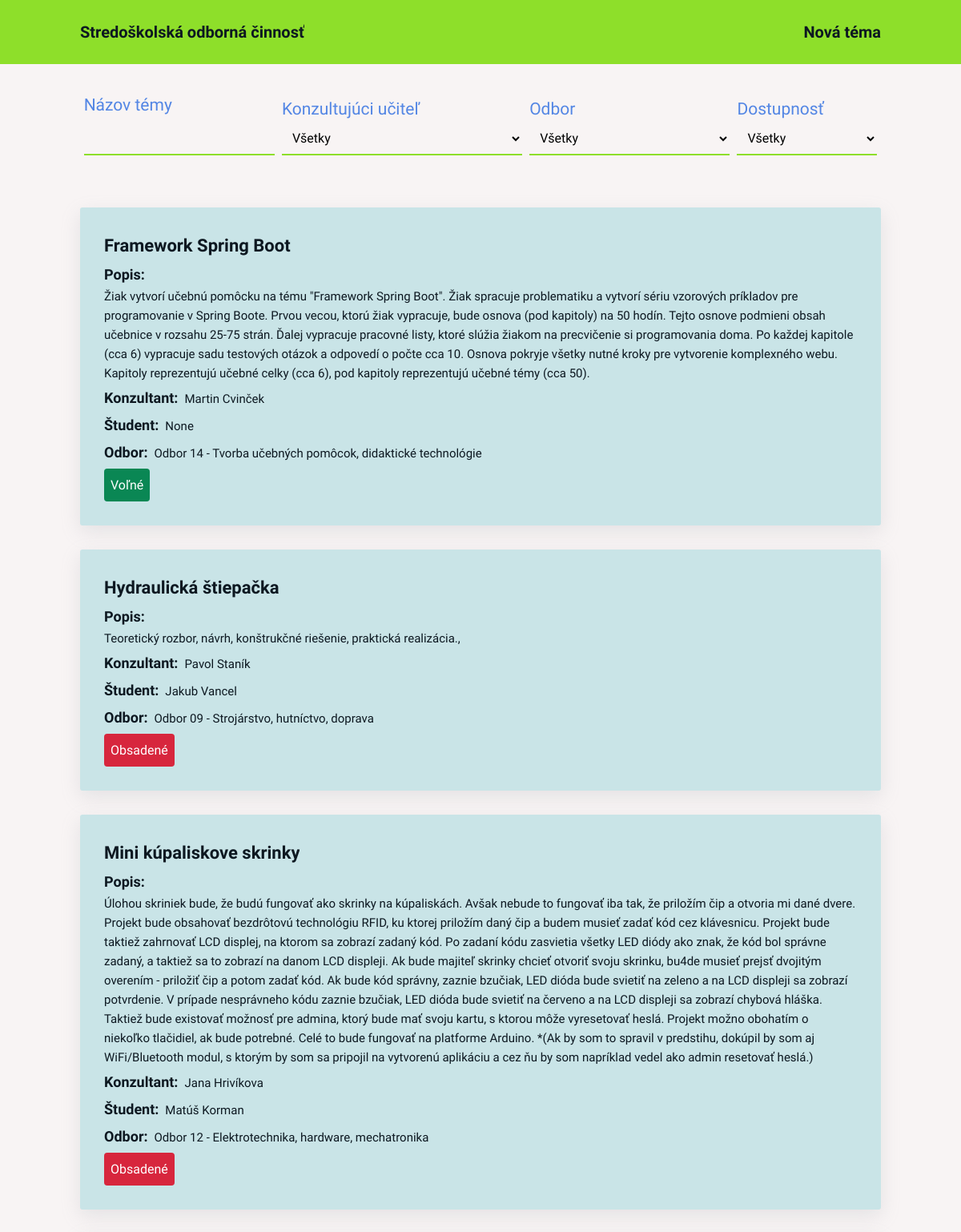
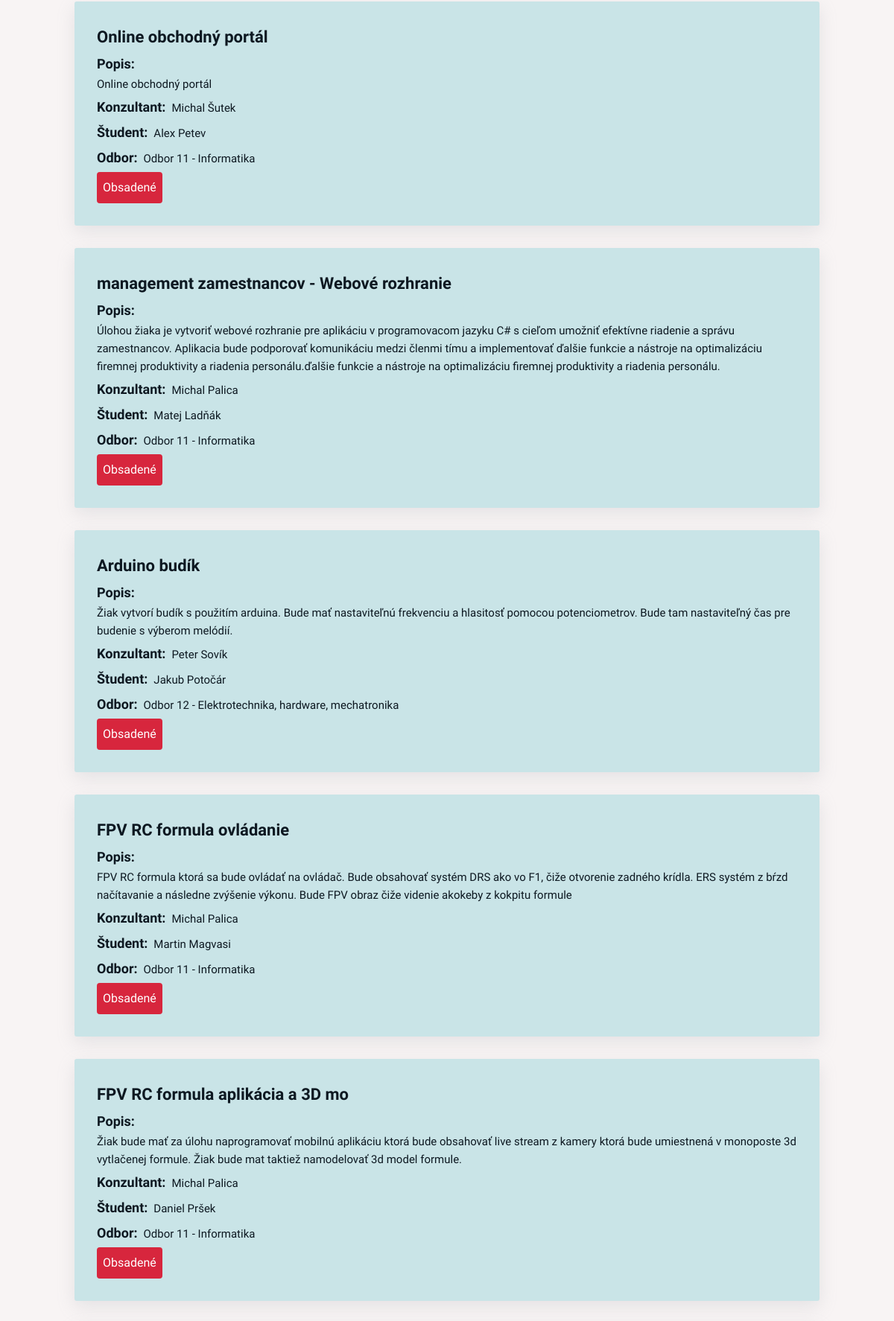
The page / (upper part) on the database its author committed (2 pictures, top to bottom).
### soc/models.py (models this page shows, shortened)
class Tema(models.Model):
    nazov = models.CharField(max_length=64)
    popis = models.TextField()
    konzultant = models.ForeignKey(Ucitel, on_delete=models.CASCADE)
    student = models.ForeignKey(Student, blank=True, null=True, on_delete=models.CASCADE)
    odbor = models.ForeignKey(Odbor, on_delete=models.CASCADE)
    dostupnost = models.ForeignKey(Dostupnost, on_delete=models.CASCADE)
    pocet_konzultacii = models.IntegerField(default=0)
    class Meta:
        verbose_name = "Téma"
        verbose_name_plural = "Témy"
        ordering = ["-dostupnost"]

class Ucitel(models.Model):
    meno = models.CharField(max_length=16)
    priezvisko = models.CharField(max_length=32)
    email = models.EmailField(max_length=254)
    heslo = models.CharField(max_length=255)
    class Meta:
        verbose_name = "Učiteľ"
        verbose_name_plural = "Učitelia"
        ordering = ["priezvisko"]
    def __str__(self) -> str:
        return f"{self.meno} {self.priezvisko}"

class Odbor(models.Model):
    nazov = models.CharField(max_length=64)
    class Meta:
        verbose_name = "Odbor"
        verbose_name_plural = "Odbory"
        ordering = ["nazov"]
    def __str__(self) -> str:
        return f"{self.nazov}"

class Dostupnost(models.Model):
    nazov = models.CharField(max_length=32)
    class Meta:
        verbose_name = "Dostupnosť"
        verbose_name_plural = "Dostupnosti"
        ordering = ["nazov"]
    def __str__(self) -> str:
        return f"{self.nazov}"

class Student(models.Model):
    meno = models.CharField(max_length=16)
    priezvisko = models.CharField(max_length=32)
    trieda = models.ForeignKey(Trieda, on_delete=models.CASCADE)
    email = models.EmailField(max_length=254)
    heslo = models.CharField(max_length=255)
    class Meta:
        verbose_name = "Študent"
        verbose_name_plural = "Študenti"
        ordering = ["priezvisko"]
    def __str__(self) -> str:
        return f"{self.meno} {self.priezvisko}"

### soc/views.py (the view)
# urls.py: path('', views.index, name="index"),
def index(request):
    temy = Tema.objects.all().order_by('dostupnost_id')
    ucitelia = Ucitel.objects.all()
    dostupnosti = Dostupnost.objects.all()
    odbory = Odbor.objects.all()
    return render(request, 'soc/index.html', {
        "temy" : temy,
        "ucitelia" : ucitelia,
        "dostupnosti" : dostupnosti,
        "odbory" : odbory
    })

### soc/templates/soc/index.html (shortened to what this page needs)
{% load static %}
<!DOCTYPE html>
<html lang="en">
  <head>
    <link rel="stylesheet" href="{% static "soc/css/base.css" %}">
    <link rel="stylesheet" href="{% static "soc/css/index.css" %}">
  </head>
  <body>
    <header class="header">
      <nav class="nav">
        <div class="nav-item"><a href="#" class="link">Stredoškolská odborná činnosť</a></div>
        <div class="nav-item new-topic"><a href="#" class="link">Nová téma</a></div>
      </nav>
    </header>
    <main class="main">
      <div class="filters">
        <div class="input-group">
          <label for="topic" class="label">Názov témy</label>
          <input type="text" id="topic" name="topic" class="input" />
        </div>
        <div class="input-group">
          <label for="teacher" class="label">Konzultujúci učiteľ</label>
          <select name="teacher" id="teacher" class="input">
            <option selected value="all">Všetky</option>
          </select>
        </div>
        <div class="input-group">
          <label for="department" class="label">Odbor</label>
          <select name="department" id="department" class="input">
            <option selected value="all">Všetky</option>
          </select>
        </div>
        <div class="input-group">
          <label for="availability" class="label">Dostupnosť</label>
          <select name="availability" id="availability" class="input">
            <option selected value="all">Všetky</option>
          </select>
        </div>
      </div>
      <div class="content">
        <div class="overview">
          {% for tema in temy %}
          <div class="overview-item">
            <h2 class="heading-secondary"><a href="#" class="link">{{tema.nazov}}</a></h2>
            <div class="description-container info-container">
              <h3 class="heading-tertiary">Popis:</h3>
              <div class="description-tex info-text">{{tema.popis}}</div>
            </div>
            <div class="consultant-container info-container inline-container">
              <h3 class="heading-tertiary">Konzultant:</h3>
              <div class="info-text">{{tema.konzultant}}</div>
            </div>
            <div class="student-container info-container inline-container">
              <h3 class="heading-tertiary">Študent:</h3>
              <div class="info-text">{{tema.student}}</div>
            </div>
            <div class="department-container info-container inline-container">
              <h3 class="heading-tertiary">Odbor:</h3>
              <div class="info-text">{{tema.odbor}}</div>
            </div>
            <div class="info-container availability-container">
              <div class="availability
              {% if tema.dostupnost.nazov == 'Obsadené' %}occupied{% endif %}
              {% if tema.dostupnost.nazov == 'Voľné' %}free{% endif %}
              {% if tema.dostupnost.nazov == 'Čaká na schválenie' %}pending{% endif %} ">{{ tema.dostupnost }}</div>
            </div>
          </div>
          {% endfor %}
        </div>
      </div>
    </main>
  </body>
</html>

### soc/static/soc/css/base.css (style rules this page uses)
:root { --base-padding: 10rem; --primary-color: #8EDF2A; --secondary-color: #0D1821; --tertiary-color: #5386E4; --quaternary-color: #FF3F00; --quinary-color: #C9E4E7; --back-color: #f8f4f4; --white-color: #fff; --red-color: #D7263D; --green-color: #0A8754; --yellow-color: #DE9E36; --shadow: rgba(149, 157, 165, 0.2) 0px 8px 24px; }
*, *::before, *::after { margin: 0; padding: 0; box-sizing: inherit; }
html { font-size: 62.5%; box-sizing: border-box; }
body { font-family: "Quicksand", sans-serif; font-weight: 400; line-height: 1.6; color: var(--secondary-color); background-color: var(--back-color); }
a { color: inherit; text-decoration: none; }
input, select { font: inherit; }

### soc/static/soc/css/index.css (style rules this page uses)
.nav { display: flex; padding: 2.4rem var(--base-padding); font-size: 2rem; justify-content: space-between; align-items: center; background-color: var(--primary-color); font-weight: 600; color: var(--secondary-color); }
.nav-item { overflow: hidden; height: fit-content; }
.filters { display: flex; padding: 3.5rem var(--base-padding); justify-content: space-around; align-items: stretch; margin-bottom: 3rem; }
.input-group { display: flex; flex-direction: column; font-size: 1.6rem; justify-content: end; }
.label { color: var(--tertiary-color); font-weight: 500; font-size: 2.1rem; }
#department { width: 25rem; }
#teacher { width: 30rem; }
.content { padding: 0 var(--base-padding); }
.heading-secondary { font-size: 2.2rem; }
.heading-tertiary { font-size: 1.8rem; }
.inline-container { display: flex; align-items: baseline; gap: 0.8rem; }
.info-text { font-size: 1.5rem; font-weight: 500; }
.availability-container { display: flex; }
.availability { font-size: 1.6rem; border-radius: 4px; padding: 0.8rem; }
.occupied { background-color: var(--red-color); color: var(--white-color); }
.free { background-color: var(--green-color); color: var(--white-color); }

### rows shown on the page
Tema: nazov "Framework Spring Boot", popis "Žiak vytvorí učebnú pomôcku na tému \"Framework Spring Boot\". Žiak spracuje problematiku a vytvorí sériu vzorových príkladov pre programovanie v Spring Boote. Prvou vecou, ktorú žiak vypracuje, bude osnova (pod kapitoly) na 50 hodín. Tejto osnove podmieni obsah učebnice v rozsahu 25-75 strán. Ďalej vypracuje pracovné listy, ktoré slúžia žiakom na precvičenie si programovania doma. Po každej kapitole (cca 6) vypracuje sadu testových otázok a odpovedí o počte cca 10. Osnova pokryje všetky nutné kroky pre vytvorenie komplexného webu. Kapitoly reprezentujú učebné celky (cca 6), pod kapitoly reprezentujú učebné témy (cca 50).", konzultant "Martin Cvinček", student "None", odbor "Odbor 14 - Tvorba učebných pomôcok, didaktické technológie", dostupnost "Voľné"
Tema: nazov "Hydraulická štiepačka", popis "Teoretický rozbor, návrh, konštrukčné riešenie, praktická realizácia.,", konzultant "Pavol Staník", student "Jakub Vancel", odbor "Odbor 09 - Strojárstvo, hutníctvo, doprava", dostupnost "Obsadené"
Tema: nazov "Mini kúpaliskove skrinky", popis "Úlohou skriniek bude, že budú fungovať ako skrinky na kúpaliskách. Avšak nebude to fungovať iba tak, že priložím čip a otvoria mi dané dvere. Projekt bude obsahovať bezdrôtovú technológiu RFID, ku ktorej priložím daný čip a budem musieť zadať kód cez klávesnicu. Projekt bude taktiež zahrnovať LCD displej, na ktorom sa zobrazí zadaný kód. Po zadaní kódu zasvietia všetky LED diódy ako znak, že kód bol správne zadaný, a taktiež sa to zobrazí na danom LCD displeji. Ak bude majiteľ skrinky chcieť otvoriť svoju skrinku, bu4de musieť prejsť dvojitým overením - priložiť čip a potom zadať kód. Ak bude kód správny, zaznie bzučiak, LED dióda bude svietiť na zeleno a na LCD displeji sa zobrazí…", konzultant "Jana Hrivíkova", student "Matúš Korman", odbor "Odbor 12 - Elektrotechnika, hardware, mechatronika", dostupnost "Obsadené"
Tema: nazov "Online obchodný portál", popis "Online obchodný portál", konzultant "Michal Šutek", student "Alex Petev", odbor "Odbor 11 - Informatika", dostupnost "Obsadené"
Tema: nazov "management zamestnancov - Webové rozhranie", popis "Úlohou žiaka je vytvoriť webové rozhranie pre aplikáciu v programovacom jazyku C# s cieľom umožniť efektívne riadenie a správu zamestnancov. Aplikacia bude podporovať komunikáciu medzi členmi tímu a implementovať ďalšie funkcie a nástroje na optimalizáciu firemnej produktivity a riadenia personálu.ďalšie funkcie a nástroje na optimalizáciu firemnej produktivity a riadenia personálu.", konzultant "Michal Palica", student "Matej Ladňák", odbor "Odbor 11 - Informatika", dostupnost "Obsadené"
Tema: nazov "Arduino budík", popis "Žiak vytvorí budík s použitím arduina. Bude mať nastaviteľnú frekvenciu a hlasitosť pomocou potenciometrov. Bude tam nastaviteľný čas pre budenie s výberom melódií.", konzultant "Peter Sovík", student "Jakub Potočár", odbor "Odbor 12 - Elektrotechnika, hardware, mechatronika", dostupnost "Obsadené"
Tema: nazov "FPV RC formula ovládanie", popis "FPV RC formula ktorá sa bude ovládať na ovládač. Bude obsahovať systém DRS ako vo F1, čiže otvorenie zadného krídla. ERS systém z bŕzd načítavanie a následne zvýšenie výkonu. Bude FPV obraz čiže videnie akokeby z kokpitu formule", konzultant "Michal Palica", student "Martin Magvasi", odbor "Odbor 11 - Informatika", dostupnost "Obsadené"
Tema: nazov "FPV RC formula aplikácia a 3D mo", popis "Žiak bude mať za úlohu naprogramovať mobilnú aplikáciu ktorá bude obsahovať live stream z kamery ktorá bude umiestnená v monoposte 3d vytlačenej formule. Žiak bude mat taktiež namodelovať 3d model formule.", konzultant "Michal Palica", student "Daniel Pršek", odbor "Odbor 11 - Informatika", dostupnost "Obsadené"
